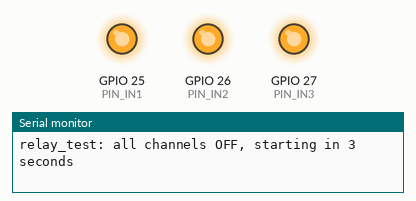
Simulated run of this sketch. Board: ESP32. On the bench: output pins drawn as LEDs (lit = HIGH), the last lines printed to the serial monitor.

Above: at 0.1 s.
At 3.1 s:
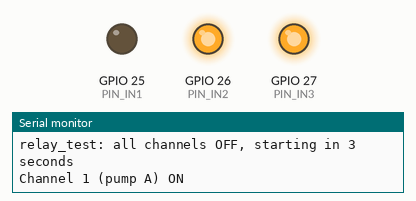
At 8.1 s:
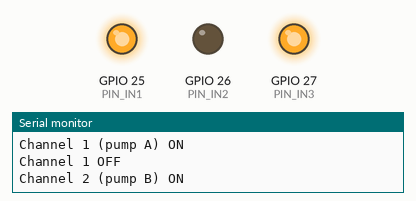
At 13.1 s:
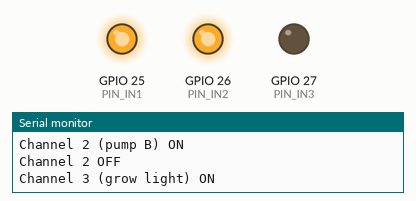
Timing chart, 0 to 16.5 s (numbered marks = the images above):
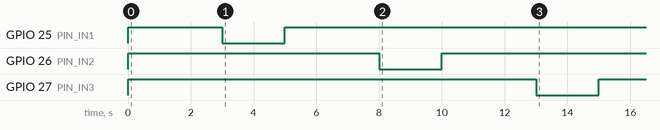

The sketch:

relay_test.ino
```cpp
// firmware/tests/relay_test/relay_test.ino: Throwaway sketch: test each relay channel once, then stop with everything off. Owner: Role 1 (firmware).
// Not project code. The relay is ACTIVE LOW: LOW turns a channel on, HIGH turns it off.
// Open Serial Monitor at 115200 baud.

const int PIN_IN1 = 25;  // pump A
const int PIN_IN2 = 26;  // pump B
const int PIN_IN3 = 27;  // grow light (IN4 is unused)

const int CHANNEL_COUNT = 3;
const int CHANNEL_PINS[CHANNEL_COUNT] = {PIN_IN1, PIN_IN2, PIN_IN3};
const char *CHANNEL_NAMES[CHANNEL_COUNT] = {"pump A", "pump B", "grow light"};

const int RELAY_ON = LOW;
const int RELAY_OFF = HIGH;

const unsigned long START_DELAY_MS = 3000;  // wait before the first channel
const unsigned long ON_TIME_MS = 2000;      // each channel stays on this long
const unsigned long OFF_TIME_MS = 3000;     // pause after each channel

void allOff() {
  for (int i = 0; i < CHANNEL_COUNT; i++) {
    digitalWrite(CHANNEL_PINS[i], RELAY_OFF);
  }
}

void setup() {
  // Write HIGH first so the pin never pulses LOW when it becomes an output.
  for (int i = 0; i < CHANNEL_COUNT; i++) {
    digitalWrite(CHANNEL_PINS[i], RELAY_OFF);
    pinMode(CHANNEL_PINS[i], OUTPUT);
  }
  allOff();

  Serial.begin(115200);
  Serial.println("relay_test: all channels OFF, starting in 3 seconds");
  delay(START_DELAY_MS);

  for (int i = 0; i < CHANNEL_COUNT; i++) {
    Serial.print("Channel ");
    Serial.print(i + 1);
    Serial.print(" (");
    Serial.print(CHANNEL_NAMES[i]);
    Serial.println(") ON");
    digitalWrite(CHANNEL_PINS[i], RELAY_ON);
    delay(ON_TIME_MS);

    digitalWrite(CHANNEL_PINS[i], RELAY_OFF);
    Serial.print("Channel ");
    Serial.print(i + 1);
    Serial.println(" OFF");
    delay(OFF_TIME_MS);
  }

  allOff();
  Serial.println("relay_test: done, all channels OFF");
}

void loop() {
  // Nothing to do. The sequence runs once in setup().
}
```
